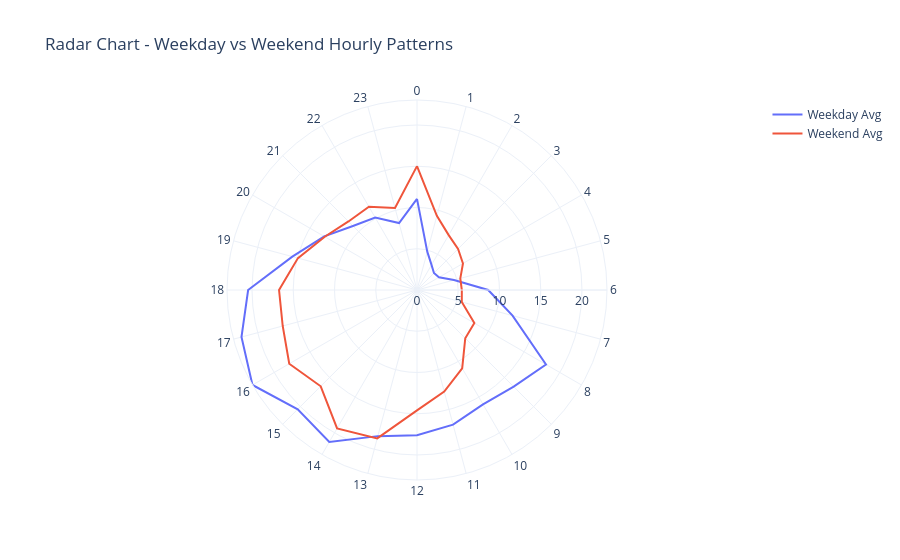

Notebook cell for this chart:
### Code cell
radar_df = hourly_avg.copy()
radar_df.loc[24] = radar_df.loc[0] # close the loop
radar_df["hour_label"] = radar_df["hour"].astype(int).astype(str)

fig = go.Figure()

fig.add_trace(go.Scatterpolar(
    r=radar_df["weekday_avg"],
    theta=radar_df["hour_label"],
    name="Weekday Avg",
))

fig.add_trace(go.Scatterpolar(
    r=radar_df["weekend_avg"],
    theta=radar_df["hour_label"],
    name="Weekend Avg",
))

fig.update_layout(
    title="Radar Chart - Weekday vs Weekend Hourly Patterns",
    template="plotly_white",
    polar=dict(
        radialaxis=dict(visible=True),
        angularaxis=dict(direction="clockwise")
    )
)

fig.show()

### Figure 1 — Plotly figure (JSON) as saved in the notebook; plotly's stock layout.template omitted (floating-point values rounded to 4 significant figures)
{"data": [{"name": "Weekday Avg", "r": [11.05, 4.809, 3.52, 2.908, 3.069, 4.642, 8.63, 11.99, 18.06, 16.58, 16.01, 16.9, 17.61, 18.34, 21.27, 20.45, 23.03, 22.03, 20.47, 15.65, 12.99, 10.98, 10.13, 8.399, 11.05], "theta": ["0", "1", "2", "3", "4", "5", "6", "7", "8", "9", "10", "11", "12", "13", "14", "15", "16", "17", "18", "19", "20", "21", "22", "23", "0"], "type": "scatterpolar"}, {"name": "Weekend Avg", "r": [15.01, 9.304, 7.681, 7.043, 6.435, 5.435, 5.435, 5.623, 8.029, 8.275, 10.96, 12.75, 14.59, 18.62, 19.38, 16.51, 17.88, 16.86, 16.72, 14.94, 12.91, 11.75, 11.65, 10.3, 15.01], "theta": ["0", "1", "2", "3", "4", "5", "6", "7", "8", "9", "10", "11", "12", "13", "14", "15", "16", "17", "18", "19", "20", "21", "22", "23", "0"], "type": "scatterpolar"}], "layout": {"polar": {"angularaxis": {"direction": "clockwise"}, "radialaxis": {"visible": true}}, "title": {"text": "Radar Chart - Weekday vs Weekend Hourly Patterns"}}}
